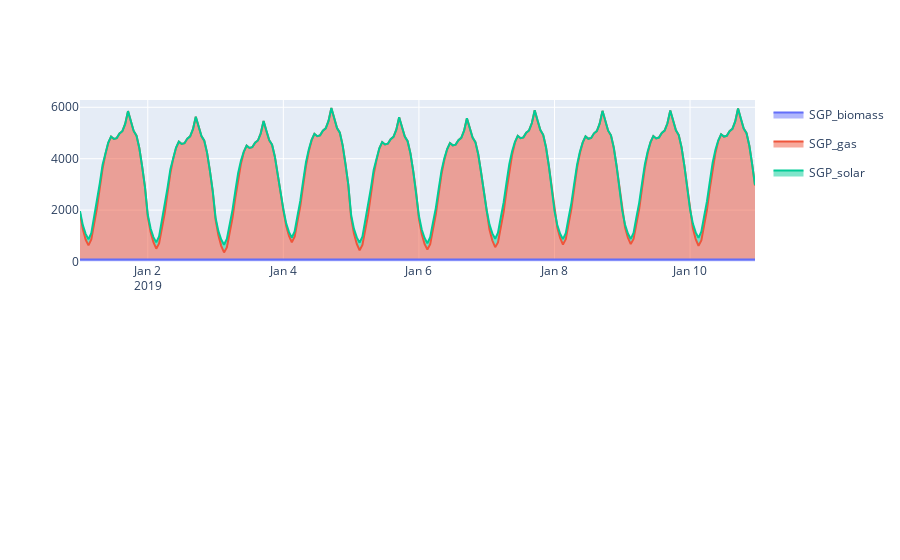

Notebook source saved alongside this figure:
### Code cell
# let's look at what the dispatch looks like

import plotly.express as px
from plotly.offline import plot
from plotly.subplots import make_subplots

figures = []
timesteps = 24*10

# baseline
def get_dispatch_results(model_run):

    df = model_run.generators_t.p.copy()

    return (
        df[df.columns[df.sum()>0]]
            .iloc[0:timesteps]
            .reset_index()
            .melt(id_vars='snapshot')
    )

df = get_dispatch_results(baseline_model)

figures.append(
    px.area(df, x='snapshot', y="value", color='Generator')
)

# annual matching
df = get_dispatch_results(annual_matching)

figures.append(
    px.area(df, x='snapshot', y="value", color='Generator')
)

# make subplots
fig = make_subplots(rows=len(figures), cols=1) 

for i, figure in enumerate(figures):
    for trace in range(len(figure["data"])):
        fig.append_trace(figure["data"][trace], row=i+1, col=1)
        
fig.show()

### Figure 1 — Plotly figure (JSON) as saved in the notebook; plotly's stock layout.template omitted (floating-point values rounded to 4 significant figures; data arrays with more than 128 entries replaced by an {"elided": "..."} marker saying what was removed)
{"data": [{"fillpattern": {"shape": ""}, "hovertemplate": "Generator=SGP_biomass<br>snapshot=%{x}<br>value=%{y}<extra></extra>", "legendgroup": "SGP_biomass", "line": {"color": "#636efa"}, "marker": {"symbol": "circle"}, "mode": "lines", "name": "SGP_biomass", "orientation": "v", "showlegend": true, "stackgroup": "1", "type": "scatter", "x": {"elided": "240 str values"}, "xaxis": "x", "y": {"elided": "240 int values"}, "yaxis": "y"}, {"fillpattern": {"shape": ""}, "hovertemplate": "Generator=SGP_gas<br>snapshot=%{x}<br>value=%{y}<extra></extra>", "legendgroup": "SGP_gas", "line": {"color": "#EF553B"}, "marker": {"symbol": "circle"}, "mode": "lines", "name": "SGP_gas", "orientation": "v", "showlegend": true, "stackgroup": "1", "type": "scatter", "x": {"elided": "240 str values"}, "xaxis": "x", "y": {"elided": "240 float values"}, "yaxis": "y"}, {"fillpattern": {"shape": ""}, "hovertemplate": "Generator=SGP_solar<br>snapshot=%{x}<br>value=%{y}<extra></extra>", "legendgroup": "SGP_solar", "line": {"color": "#00cc96"}, "marker": {"symbol": "circle"}, "mode": "lines", "name": "SGP_solar", "orientation": "v", "showlegend": true, "stackgroup": "1", "type": "scatter", "x": {"elided": "240 str values"}, "xaxis": "x", "y": {"elided": "240 float values"}, "yaxis": "y"}], "layout": {"xaxis": {"anchor": "y", "domain": [0, 1]}, "xaxis2": {"anchor": "y2", "domain": [0, 1]}, "yaxis": {"anchor": "x", "domain": [0.575, 1]}, "yaxis2": {"anchor": "x2", "domain": [0, 0.425]}}}
